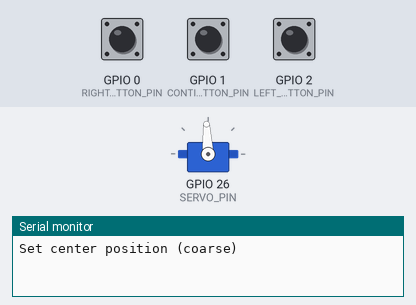
Recording of a sketch running on a simulated ESP32. Shown: servo, the last lines printed to the serial monitor. Inputs (shaded band) come from the test bench; at power-on: GPIO 1 (CONTINUE_BUTTON_PIN) LOW, GPIO 0 (RIGHT_BUTTON_PIN) LOW, GPIO 2 (LEFT_BUTTON_PIN) LOW.

Above: at 3.2 s.
3.3 s: GPIO 1 (CONTINUE_BUTTON_PIN) pulled HIGH for 0.15 s
4.9 s: GPIO 1 (CONTINUE_BUTTON_PIN) pulled HIGH for 1 s
At 6.3 s:
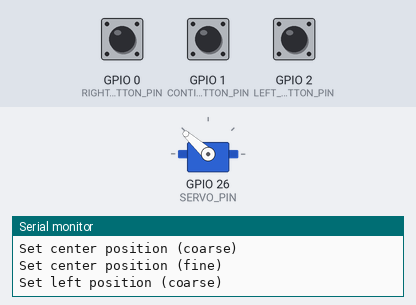
7.4 s: GPIO 0 (RIGHT_BUTTON_PIN) pulled HIGH for 0.15 s
At 8.2 s:
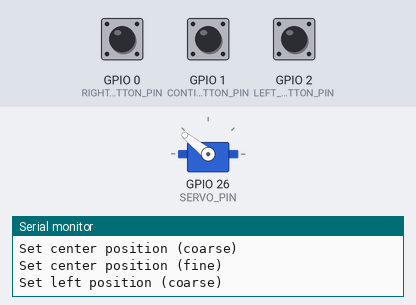
9.0 s: GPIO 0 (RIGHT_BUTTON_PIN) pulled HIGH for 1 s
At 9.5 s:
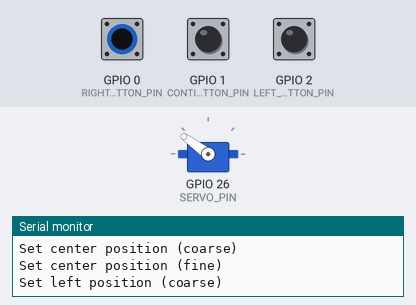
11.5 s: GPIO 1 (CONTINUE_BUTTON_PIN) pulsed HIGH 2 times (0.12 s each, 0.3 s apart)
At 12.8 s:
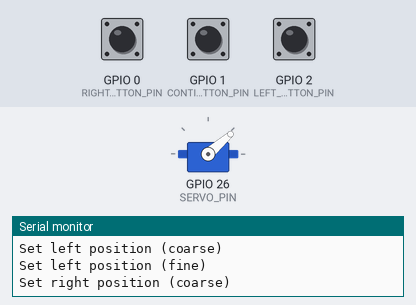
13.6 s: GPIO 2 (LEFT_BUTTON_PIN) pulled HIGH for 0.15 s
At 14.1 s:
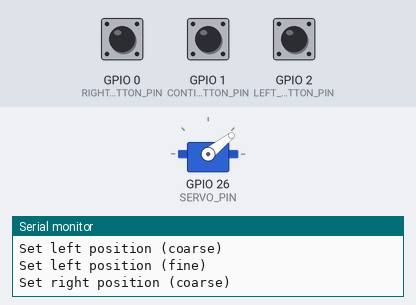
Timing chart, 0 to 16.2 s (numbered marks = the images above; inputs shaded):
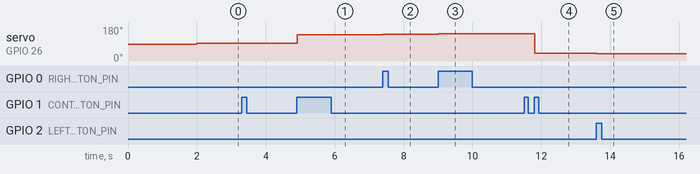

Measured:
- after the input at 4.9 s, servo on GPIO 26 (SERVO_PIN): 93° → 138° at once
- after the input at 7.4 s, servo on GPIO 26 (SERVO_PIN): 138° → 141° at once
- after the input at 9.0 s, servo on GPIO 26 (SERVO_PIN): 141° → 144° at once
- after the input at 11.5 s, servo on GPIO 26 (SERVO_PIN): 144° → 41° after 0.31 s
- after the input at 13.6 s, servo on GPIO 26 (SERVO_PIN): 41° → 38° at once

The sketch:

calibration.ino
```cpp
// Servo braille cell calibration sketch
// Written by Troy H. Deck (blindmakers.net)
// Be sure to update pin assignment constants below before running

#include <Servo.h>

// Pin assignments
const int SERVO_PIN = 26;
const int LEFT_BUTTON_PIN = 2;
const int CONTINUE_BUTTON_PIN = 1;
const int RIGHT_BUTTON_PIN = 0;

// Uncomment one (or more) of these to choose how to retrieve calibration output
#define USE_READOUT_SERIAL
//#define USE_READOUT_MORSE
//#define USE_READOUT_EEPROM // This will write 4 bytes of calibration data to EEPROM; be sure to set EEPROM_WRITE_ADDRESS below
//const int EEPROM_WRITE_ADDRESS = 0; // US_CENTER will be written here, and US_PER_4DEG will be written 2 bytes later

// START OF MAIN CODE

// Constants you probably don't need to change
const uint16_t US_90DEG = 1500;
const int POLL_MS = 1;
const int COARSE_ADJUST_US = 30;
const int FINE_ADJUST_US = 5;
const int PRIOR_40DEG_SHIFT_US = 470; // Initial amount to shift left by; doesn't need to be accurate.

enum State {
  CENTER_COARSE = 0,
  CENTER_FINE = 1,
  LEFT_COARSE = 2,
  LEFT_FINE = 3,
  RIGHT_COARSE = 4,
  RIGHT_FINE = 5,
  READOUT = 6,
};

#ifdef USE_READOUT_EEPROM
#include <EEPROM.h>
#endif

// Globals
Servo myservo;  // create servo object to control a servo

void setup() {
  myservo.attach(SERVO_PIN);  // attaches the servo on pin 9 to the servo object
  pinMode(LEFT_BUTTON_PIN, INPUT_PULLDOWN);
  pinMode(CONTINUE_BUTTON_PIN, INPUT_PULLDOWN);
  pinMode(RIGHT_BUTTON_PIN, INPUT_PULLDOWN);

  #ifdef USE_READOUT_SERIAL
  Serial.begin(9600);
  delay(2000); // Give the serial device time to get set up
  Serial.println("Set center position (coarse)");
  #endif
}

void loop() {
  // This is implemented as a simple state machine. The progression of states is
  // CENTER_COARSE > CENTER_FINE > LEFT_COARSE > LEFT_FINE > RIGHT_COARSE > RIGHT_FINE > READOUT
  // where each state transition is caused by pressing the continue button

  static char current_state = CENTER_COARSE;
  static uint16_t current_pos_us = US_90DEG;
  static int adjust_us = COARSE_ADJUST_US;

  static uint16_t center_pos_us;
  static uint16_t left_pos_us;
  static uint16_t right_pos_us;

  static uint8_t continue_button_history = 0;
  static bool ready_for_press = false;

  // Really basic debounce for the continue button
  continue_button_history = (continue_button_history << 1) | digitalRead(CONTINUE_BUTTON_PIN);
  // Only accept new press if the last one was released
  if (continue_button_history == 0) ready_for_press = true;

  if (ready_for_press && continue_button_history == 0xFF) {
    // Continue button pressed; what to do depends on the state
    ready_for_press = false;

    switch (current_state) {
      case CENTER_COARSE:
        adjust_us = FINE_ADJUST_US;
        current_state = CENTER_FINE;

        #ifdef USE_READOUT_SERIAL
        Serial.println("Set center position (fine)");
        #endif

        break;
      case CENTER_FINE:
        center_pos_us = current_pos_us;
        current_pos_us = center_pos_us + PRIOR_40DEG_SHIFT_US; // Move to estimated left tab position
        adjust_us = COARSE_ADJUST_US;
        current_state = LEFT_COARSE;

        #ifdef USE_READOUT_SERIAL
        Serial.println("Set left position (coarse)");
        #endif

        break;
      case LEFT_COARSE:
        adjust_us = FINE_ADJUST_US;
        current_state = LEFT_FINE;

        #ifdef USE_READOUT_SERIAL
        Serial.println("Set left position (fine)");
        #endif

        break;
      case LEFT_FINE:
        left_pos_us = current_pos_us;
        current_pos_us = center_pos_us - (left_pos_us - center_pos_us); // This should be pretty spot on for right tab
        adjust_us = COARSE_ADJUST_US;
        current_state = RIGHT_COARSE;

        #ifdef USE_READOUT_SERIAL
        Serial.println("Set right position (coarse)");
        #endif

        break;
      case RIGHT_COARSE:
        adjust_us = FINE_ADJUST_US;
        current_state = RIGHT_FINE;

        #ifdef USE_READOUT_SERIAL
        Serial.println("Set right position (fine)");
        #endif

        break;
      case RIGHT_FINE:
        right_pos_us = current_pos_us;
        current_state = READOUT;
        return; // Re-run the loop function in the new state
      case READOUT:
        // This is just for completeness; the button does nothing in this state
        break;
    }
  }

  if (current_state != READOUT) {
    // Handle servo adjustments in all the adjustment states
    current_pos_us = handleManualAdjustment(current_pos_us, adjust_us);
    myservo.writeMicroseconds(current_pos_us);
    delay(POLL_MS);
  } else {
    // Output the calibration results
    uint16_t us_per_4_degrees = (left_pos_us - right_pos_us) / 20; // 80 degrees / 20 = 4 degrees.

    #ifdef USE_READOUT_SERIAL
      Serial.print("US_CENTER = ");
      Serial.print(center_pos_us);
      Serial.println(";");

      Serial.print("US_PER_4DEG = ");
      Serial.print(us_per_4_degrees);
      Serial.println(";");
    #endif

    #ifdef USE_READOUT_EEPROM
      EEPROM.put(EEPROM_WRITE_ADDRESS, (uint16_t)center_pos); // The casts here are just defensive programming
      EEPROM.put(EEPROM_WRITE_ADDRESS + 2, (uint16_t)us_per_4_degrees);
    #endif

    #ifdef USE_READOUT_MORSE
      char buffer[5]; // Buffer to hold output of itoa()
      // This code section could be easily adapted to support other digit-at-a-time readout options

      itoa(center_pos_us, buffer, 10);
      readout_morse_indicateCenter(left_pos_us, center_pos_us, right_pos_us);

      for (char* digit_ptr = buffer; *digit_ptr != 0; ++ digit_ptr) {
        redaout_morse_digit(*digit_ptr, left_pos_us, center_pos_us, right_pos_us);
      }

      itoa(us_per_4_degrees, buffer, 10);
      readout_morse_indicateUsPerDegree(left_pos_us, center_pos_us, right_pos_us);

      for (char* digit_ptr = buffer; *digit_ptr != 0; ++ digit_ptr) {
        redaout_morse_digit(*digit_ptr, left_pos_us, center_pos_us, right_pos_us);
      }
    #endif
  }
}

// This adjusts current_position_us according to any button presses and returns new pos
uint16_t handleManualAdjustment(uint16_t current_position_us, int adjust_us) {
  static bool ready_for_press = 0;
  static uint8_t left_button_history = 0;
  static uint8_t right_button_history = 0;

  // Really basic debounce
  left_button_history = (left_button_history << 1) | digitalRead(LEFT_BUTTON_PIN);
  right_button_history = (right_button_history << 1) | digitalRead(RIGHT_BUTTON_PIN);

  // Only accept new button presses once a prior one has been released
  if (left_button_history == 0 and right_button_history == 0) ready_for_press = 1;

  if (ready_for_press) {
    if (left_button_history == 0xFF) {
      current_position_us = current_position_us - adjust_us;
      ready_for_press = false;
    } else if (right_button_history == 0xFF) {
      current_position_us = current_position_us + adjust_us;
      ready_for_press = false;
    }
  }

  return current_position_us;
}


#ifdef USE_READOUT_MORSE

void readout_morse_indicateCenter(uint16_t left_pos, uint16_t center_pos, uint16_t right_pos) {
  readout_morse__sendCode(0b1010, 4, left_pos, center_pos, right_pos); // Sends a C (-.-.)
}

void readout_morse_indicateUsPerDegree(uint16_t left_pos, uint16_t center_pos, uint16_t right_pos) {
  readout_morse__sendCode(0b100, 3, left_pos, center_pos, right_pos); // Sends a D (-..)
}

// This will "twitch out" a single digit in morse code, using both position and timing to distinguish dit and dah
void redaout_morse_digit(char asciiDigit, uint16_t left_pos, uint16_t center_pos, uint16_t right_pos) {
  const char lookup[10] = { // 1 is dah; 0 is dit; last 5 bits ltr
    0b11111,
    0b01111,
    0b00111,
    0b00011,
    0b00001,
    0b00000,
    0b10000,
    0b11000,
    0b11100,
    0b11110,
  };

  // Note: This does no bounds checking at all; it assumes valid input
  readout_morse__sendCode(lookup[asciiDigit - '0'], 5, left_pos, center_pos, right_pos);
}

void readout_morse__sendCode(char code, int len, uint16_t left_pos, uint16_t center_pos, uint16_t right_pos) {
  const int16_t DIT_LENGTH = 200;

  const char mask = 1 << (len - 1);
  for (int i = 0; i < len; ++ i) {
    char element = code & mask;
    code = code << 1;

    if (element == 0) { // Dit; short pulse to the left
      myservo.writeMicroseconds(left_pos);
      delay(DIT_LENGTH);
    } else { // Dah; longer pulse to the right
      myservo.writeMicroseconds(right_pos);
      delay(3 * DIT_LENGTH);
    }

    // Inter-element space
    myservo.writeMicroseconds(center_pos);
    delay(DIT_LENGTH);
  }

  // Inter-symbol space
  delay(3 * DIT_LENGTH);
}
#endif
```
